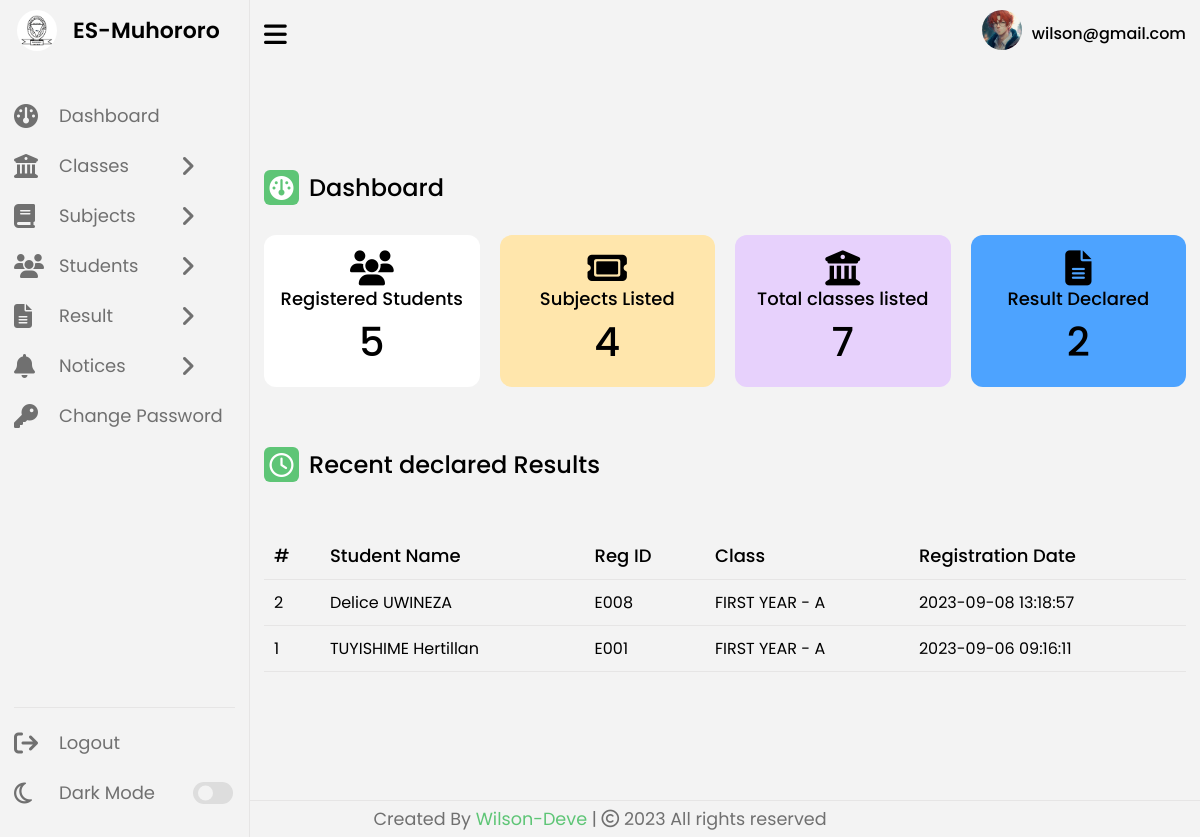
Page /dashboard.php (signed in) on the committed database.
### tables this page shows
CREATE TABLE `tblusers` (
  `Id` int(11) NOT NULL,
  `UserName` varchar(100) DEFAULT NULL,
  `Password` varchar(100) DEFAULT NULL,
  `updationDate` timestamp NOT NULL DEFAULT current_timestamp() ON UPDATE current_timestamp()
);

CREATE TABLE `tblresult` (
  `Id` int(11) NOT NULL,
  `StudentId` int(11) NOT NULL,
  `ClassId` int(11) NOT NULL,
  `SubjectId` int(11) NOT NULL,
  `Marks` decimal(5,2) NOT NULL,
  `PostingDate` timestamp NOT NULL DEFAULT current_timestamp(),
  `UpdationDate` datetime DEFAULT NULL
);

CREATE TABLE `tblstudents` (
  `Id` int(11) NOT NULL,
  `StudentName` varchar(100) DEFAULT NULL,
  `RollId` varchar(50) DEFAULT NULL,
  `StudentEmail` varchar(100) DEFAULT NULL,
  `Gender` varchar(50) DEFAULT NULL,
  `DOB` varchar(100) DEFAULT NULL,
  `ClassId` int(11) DEFAULT NULL,
  `RegDate` timestamp NOT NULL DEFAULT current_timestamp(),
  `UpdationDate` timestamp NULL DEFAULT NULL
);

### includes/session.php (called while the page is built, shortened)
<?php
   include('config.php');
   $user_check = $_SESSION['login_user'];
   $ses_sql = mysqli_query($con,"select UserName from tblusers where UserName = '$user_check' ");
   $row = mysqli_fetch_array($ses_sql,MYSQLI_ASSOC);
   $login_session = $row['UserName'];
?>

### dashboard.php (the view, shortened to what this page needs)
<?php
    include('includes/session.php');
    include('includes/sidebar.php');
    $sql = "SELECT
    tblresult.Id,
    tblstudents.StudentName,
    tblstudents.RollId,
    CONCAT(tblclasses.ClassName, ' - ', tblclasses.Section) AS Class,
    tblstudents.RegDate
FROM
    tblresult
INNER JOIN tblstudents ON tblresult.StudentId = tblstudents.Id
INNER JOIN tblclasses ON tblresult.ClassId = tblclasses.id
ORDER BY tblstudents.StudentName ASC, tblresult.PostingDate DESC";
$result = $con->query($sql);
$results = [];
$counter = mysqli_num_rows($result);
while ($row = $result->fetch_assoc()) {
$row['Counter'] = $counter;
$results[] = $row;
$counter--;
}
$sql = "SELECT COUNT(*) AS studentCount FROM tblstudents";
$result = mysqli_query($con, $sql);
$studentCount = 0;
if ($result) {
    $row = mysqli_fetch_assoc($result);
    $studentCount = $row['studentCount'];
}
$sql = "SELECT COUNT(*) AS subjectCount FROM tblsubjects";
$result = mysqli_query($con, $sql);
$subjectCount = 0;
if ($result) {
    $row = mysqli_fetch_assoc($result);
    $subjectCount = $row['subjectCount'];
}
$sql = "SELECT COUNT(*) AS classCount FROM tblclasses";
$result = mysqli_query($con, $sql);
$classCount = 0;
if ($result) {
    $row = mysqli_fetch_assoc($result);
    $classCount = $row['classCount'];
}
$sql = "SELECT COUNT(*) AS resultCount FROM tblresult";
$result = mysqli_query($con, $sql);
$resultCount = 0;
if ($result) {
    $row = mysqli_fetch_assoc($result);
    $resultCount = $row['resultCount'];
}
    ?>
    <section class="dashboard">
    <?php include('includes/topbar.php');?>
        <div class="dash-content">
            <div class="overview">
                <div class="title">
                    <i class="fa fa-dashboard"></i>
                    <span class="text">Dashboard</span>
                </div>
                <div class="boxes">
                    <div class="box box1">
                        <i class="fa fa-users"></i>
                        <div class="span text">Registered Students</div>
                        <div class="span number"><?php echo $studentCount; ?></div>
                    </div>
                    <div class="box box2">
                        <i class="fa fa-ticket"></i>
                        <div class="span text">Subjects Listed</div>
                        <div class="span number"><?php echo $subjectCount; ?></div>
                    </div>
                    <div class="box box3">
                        <i class="fa fa-bank"></i>
                        <div class="span text">Total classes listed</div>
                        <div class="span number"><?php echo $classCount; ?></div>
                    </div>
                    <div class="box box4">
                        <i class="fa fa-file-text"></i>
                        <div class="span text">Result Declared</div>
                        <div class="span number"><?php echo $resultCount; ?></div>
                    </div>
                </div>
            </div>
            <div class="activity">
                <div class="title">
                    <i class="fa-regular fa-clock"></i>
                    <span class="text">Recent declared Results</span>
                </div>
                <div class="activity-data">
                    <table class="data-table">
                        <thead>
                            <tr>
                                <th>#</th>
                                <th>Student Name</th>
                                <th>Reg ID</th>
                                <th>Class</th>
                                <th>Registration Date</th>
                            </tr>
                        </thead>
                        <tbody>
                        <?php foreach ($results as $row) {?>
                                <tr>
                                    <td><?php echo htmlentities($row['Counter']); ?></td>
                                    <td><?php echo htmlentities($row['StudentName']); ?></td>
                                    <td><?php echo htmlentities($row['RollId']); ?></td>
                                    <td><?php echo htmlentities($row['Class']); ?></td>
                                    <td><?php echo htmlentities($row['RegDate']); ?></td>
                                </tr>
                            <?php } ?>
                        </tbody>
                    </table>
                </div>
            </div>
        </div>
    </section>
    <?php include('includes/footer.php');?>
</body>
</html>

### includes/topbar.php (shortened to what this page needs)
<div class="top">
            <i class="fa fa-bars sidebar-toggle"></i>
            <div class="profile-info">
                <div class="profile-photo-container">
                    <a href="#" id="lightbox-trigger">
                        <img src="img/anim4.jpg" alt="">
                    </a>
                </div>
                <span class="user-name"><?php echo $login_session; ?></span>
            </div>
        </div>

### css/dashboard.css (style rules this page uses)
* { margin: 0; padding: 0; box-sizing: border-box; font-family: 'Poppins', sans-serif; }
:root { --primary-color: #5ec576; --panel-color: #f3f3f3; --text-color: #000; --black-light-color: #707070; --border-color: #e6e5e5; --toggle-color: #DDD; --box1-color: #fff; --box2-color: #FFE6AC; --box3-color: #E7D1FC; --box4-color: #4DA3FF; --title-icon-color: #fff; --tran-05: all 0.5s ease; --tran-03: all 0.3s ease; --tran-03: all 0.2s ease; }
body { min-height: 100vh; background-color: var(--panel-color); }
.dashboard { position: relative; left: 250px; background-color: var(--panel-color); min-height: 100vh; width: calc(100% - 250px); padding: 10px 14px; transition: var(--tran-05); }
.dashboard .top { position: fixed; top: 0; left: 250px; display: flex; width: calc(100% - 250px); justify-content: space-between; align-items: center; padding: 10px 14px; background-color: var(--panel-color); transition: var(--tran-05); }
.dashboard .top .sidebar-toggle { font-size: 26px; color: var(--text-color); cursor: pointer; }
.dashboard .top .profile-info { display: flex; align-items: center; }
.dashboard .top .profile-info img { width: 40px; height: 40px; border-radius: 50%; margin-right: 10px; }
.dashboard .top .user-name { font-size: 16px; font-weight: 500; color: var(--text-color); }
.dashboard .dash-content { padding-top: 100px; height: 100%; }
.dash-content .title { display: flex; align-items: center; margin: 60px 0 30px 0; }
.dash-content .title i, .activity-data tr td i { position: relative; height: 35px; width: 35px; background-color: var(--primary-color); border-radius: 6px; color: var(--title-icon-color); display: flex; align-items: center; justify-content: center; font-size: 24px; }
.dash-content .title .text { font-size: 24px; font-weight: 500; color: var(--text-color); margin-left: 10px; }
.dash-content .boxes { display: flex; align-items: center; justify-content: space-between; }
.dash-content .boxes .box { display: flex; flex-direction: column; align-items: center; border-radius: 12px; width: calc(100% / 4 - 15px); padding: 15px 20px; background-color: var(--box1-color); }
.boxes .box i { font-size: 35px; color: var(--text-color); }
.boxes .box .text { white-space: nowrap; font-size: 18px; font-weight: 500; color: var(--text-color); }
.boxes .box .number { font-size: 40px; font-weight: 500; color: var(--text-color); }
.boxes .box.box2 { background-color: var(--box2-color); }
.boxes .box.box3 { background-color: var(--box3-color); }
.boxes .box.box4 { background-color: var(--box4-color); }
.dash-content .activity .activity-data { display: flex; justify-content: space-between; align-items: center; width: 100%; }
.activity-data { overflow-x: auto; }
.data-table { width: 100%; border-collapse: collapse; margin-top: 20px; }
.data-table th, .data-table td { padding: 10px; border-bottom: 1px solid var(--border-color); text-align: left; }
.data-table th { background-color: var(--panel-color); color: var(--text-color); font-size: 18px; font-weight: 500; }
.data-table td { font-size: 16px; font-weight: 400; color: var(--text-color); }

### rows in the picture
tblusers: UserName "wilson@gmail.com"
tblresult: Counter "2", StudentId.StudentName "Delice UWINEZA", StudentId.RollId "E008", Class "FIRST YEAR - A", StudentId.RegDate "2023-09-08 13:18:57"
tblresult: Counter "1", StudentId.StudentName "TUYISHIME Hertillan", StudentId.RollId "E001", Class "FIRST YEAR - A", StudentId.RegDate "2023-09-06 09:16:11"

### other values in the picture
$studentCount "5"
$subjectCount "4"
$classCount "7"
$resultCount "2"
